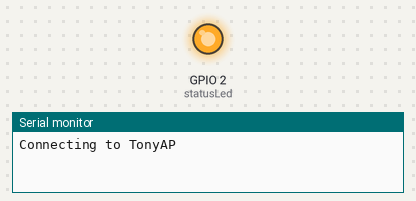
Bench run of a sketch on a simulated ESP8266 (NodeMCU). Shown: output pins drawn as LEDs (lit = HIGH), the last lines printed to the serial monitor. WiFi joins after 1.5 s; servers stay silent unless stated.

Above: at 0.1 s.
At 0.6 s:
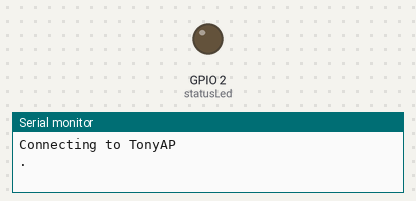
Timing chart, 0 to 2.5 s (numbered marks = the images above):
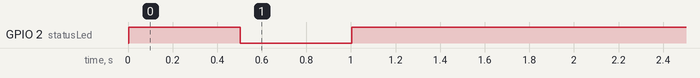

The sketch:

UdpBroadcastBlinkerFastLedSlave.ino
```cpp
#include <ESP8266WiFi.h>
#include <WiFiUdp.h>

const int8_t statusLed = LED_BUILTIN;
const int8_t ledBlink = 2;

const char* const ssid = "TonyAP"; // Your network SSID (name)
const char* const pass = "5252wifi"; // Your network password

const uint16_t localPort = 54321; // Local port to listen for UDP packets


WiFiUDP udp;

bool sendPacket(const IPAddress& address, const uint8_t* buf, uint8_t bufSize);
void receivePacket();

void setup() {
  Serial.begin(115200);
  Serial.println();

  pinMode(statusLed, OUTPUT);
  pinMode(ledBlink, OUTPUT);

  Serial.print(F("Connecting to "));
  Serial.println(ssid);
  WiFi.begin(ssid, pass);

  while (WiFi.status() != WL_CONNECTED) {
    digitalWrite(statusLed, ! digitalRead(statusLed));
    delay(500);
    Serial.print('.');
  }
  digitalWrite(statusLed, HIGH);
  Serial.println();

  Serial.println(F("WiFi connected"));
  Serial.println(F("IP address: "));
  Serial.println(WiFi.localIP());

  Serial.println(F("gateway ip is"));
  Serial.println(WiFi.gatewayIP());

  Serial.println(F("subnet is "));
  Serial.println(WiFi.subnetMask());

  Serial.println(F("Starting UDP"));
  udp.begin(localPort);
  Serial.print(F("Local port: "));
  Serial.println(udp.localPort());
}

void loop() {


  if (udp.parsePacket())
    receivePacket();

  delay(1);
}
//
//bool sendPacket(const IPAddress& address, const uint8_t* buf, uint8_t bufSize) {
//  udp.beginPacket(address, localPort);
//  udp.write(buf, bufSize);
//  return (udp.endPacket() == 1);
//}

void receivePacket() {
  // bool led;
  int ledVal;

  udp.read((uint8_t*)&ledVal, sizeof(ledVal));
  udp.flush();
  analogWrite(ledBlink, ledVal);
  //digitalWrite(ledPin, led);
  //led = digitalRead(ledPin);
  Serial.print("Received value: ");
  Serial.println(ledVal);
  //  if (! sendPacket(udp.remoteIP(), (uint8_t*)&ledVal, sizeof(ledVal)))
  //    Serial.println(F("Error sending answering UDP packet!"));

}
```
